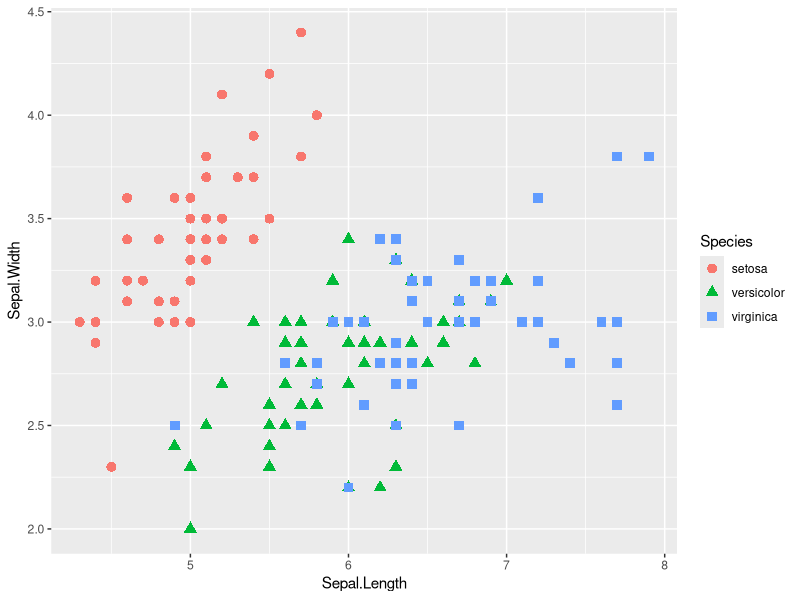

Write R code to recreate this figure. (Note: this script raises an error after producing the figure.)
# ggplot learning script
# Saurabh Siroya - February 22nd 2015

install.packages("ggplot2", dependencies = TRUE)
install.packages("plyr")
install.packages("ggthemes")
install.packages("reshape2")

library("ggplot2")
library("reshape2")
library("ggthemes")
library("plyr")

library(MASS)
library(RColorBrewer)

head(iris)

iris[1:2, ]


df <- melt(iris, id.vars ="Species")
df


ggplot(iris, aes(Sepal.Length, Sepal.Width, color = Species)) + geom_point(aes(shape = Species), size = 3)
summary(myplot)

myplot


d2 <- diamonds[sample(1:dim(diamonds)[1], 1000), ]


dim(diamonds)

head (d2)
d2 <- diamonds[sample(1:dim(diamonds)[1], 1000), ]

ggplot(d2, aes(carat, price, color = color)) + geom_point(size=3)


myplot <- ggplot(birthwt, aes(factor(race), bwt)) + geom_boxplot()

summary(myplot)



ggplot(iris, aes(Sepal.Length, Sepal.Width, color = Species)) + 
  geom_point() +
  facet_grid(.~Species)


ggplot(iris, aes(Sepal.Length, Sepal.Width, color = Species)) + 
  geom_point() +
  facet_wrap( ~Species)


df <- melt(iris, id.vars="Species")
ggplot(df, aes(Species, value, fill = variable)) +
  geom_bar(stat = "identity", position = "dodge") +
  scale_fill_brewer(palette="Set2")


#done with lecture